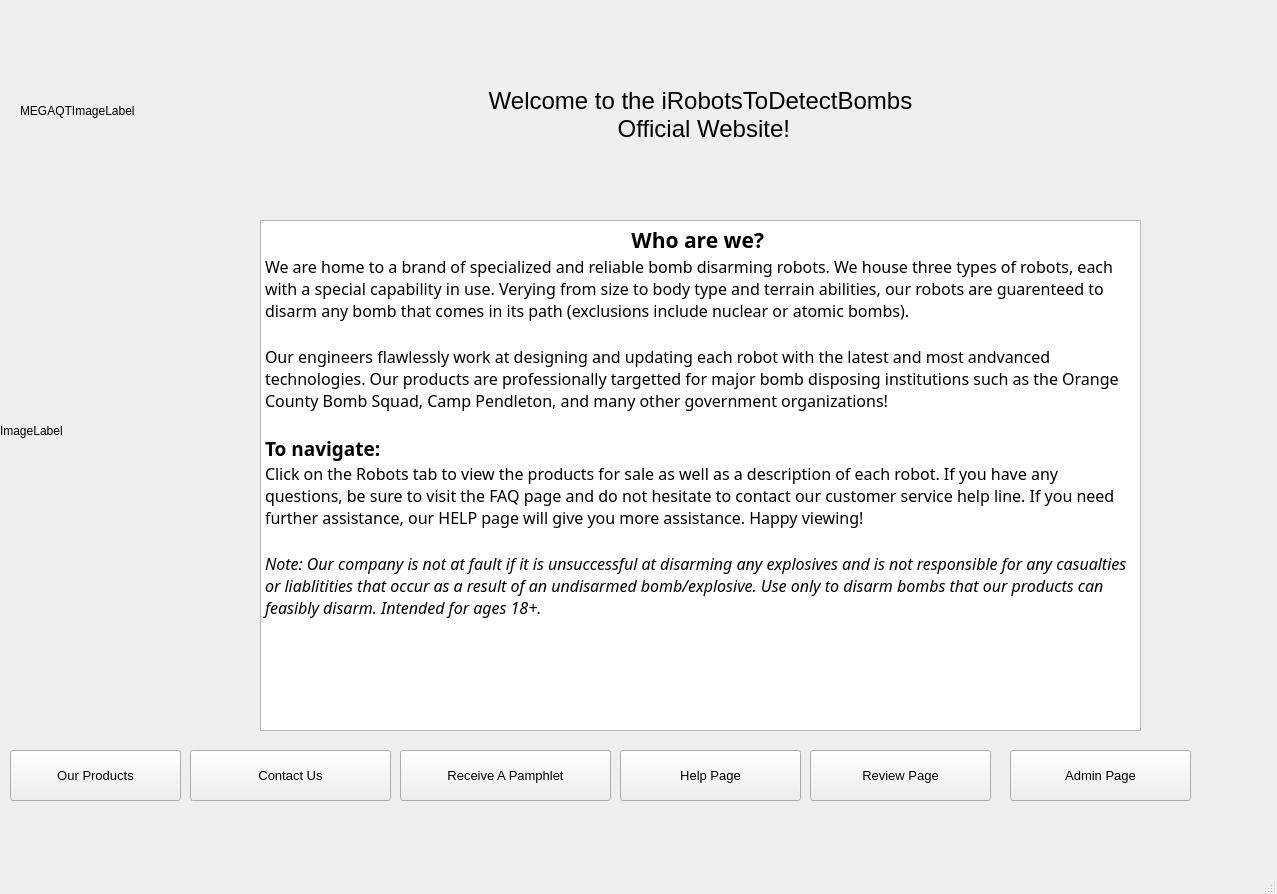
<?xml version="1.0" encoding="UTF-8"?>
<ui version="4.0">
 <class>MainWindow</class>
 <widget class="QMainWindow" name="MainWindow">
  <property name="geometry">
   <rect>
    <x>0</x>
    <y>0</y>
    <width>1277</width>
    <height>894</height>
   </rect>
  </property>
  <property name="windowTitle">
   <string>MainWindow</string>
  </property>
  <property name="styleSheet">
   <string notr="true"/>
  </property>
  <widget class="QWidget" name="centralwidget">
   <widget class="QLabel" name="ImageLabel">
    <property name="geometry">
     <rect>
      <x>0</x>
      <y>10</y>
      <width>1261</width>
      <height>841</height>
     </rect>
    </property>
    <property name="autoFillBackground">
     <bool>true</bool>
    </property>
    <property name="text">
     <string>ImageLabel</string>
    </property>
   </widget>
   <widget class="QLabel" name="WelcomeLabel">
    <property name="geometry">
     <rect>
      <x>350</x>
      <y>20</y>
      <width>701</width>
      <height>191</height>
     </rect>
    </property>
    <property name="font">
     <font>
      <pointsize>20</pointsize>
     </font>
    </property>
    <property name="autoFillBackground">
     <bool>true</bool>
    </property>
    <property name="text">
     <string>&lt;!DOCTYPE HTML PUBLIC &quot;-//W3C//DTD HTML 4.0//EN&quot; &quot;http://www.w3.org/TR/REC-html40/strict.dtd&quot;&gt;
&lt;html&gt;&lt;head&gt;&lt;meta name=&quot;qrichtext&quot; content=&quot;1&quot; /&gt;&lt;style type=&quot;text/css&quot;&gt;
p, li { white-space: pre-wrap; }
&lt;/style&gt;&lt;/head&gt;&lt;body style=&quot; font-family:'MS Shell Dlg 2'; font-size:20pt; font-weight:400; font-style:normal;&quot;&gt;
&lt;p align=&quot;center&quot; style=&quot; margin-top:0px; margin-bottom:0px; margin-left:0px; margin-right:0px; -qt-block-indent:0; text-indent:0px;&quot;&gt;&lt;span style=&quot; font-family:'.AppleSystemUIFont'; font-size:18pt;&quot;&gt;Welcome to the iRobotsToDetectBombs&lt;/span&gt;&lt;/p&gt;
&lt;p align=&quot;center&quot; style=&quot; margin-top:0px; margin-bottom:0px; margin-left:0px; margin-right:0px; -qt-block-indent:0; text-indent:0px;&quot;&gt;&lt;span style=&quot; font-family:'.AppleSystemUIFont'; font-size:18pt;&quot;&gt; Official Website!&lt;/span&gt;&lt;/p&gt;&lt;/body&gt;&lt;/html&gt;</string>
    </property>
    <property name="wordWrap">
     <bool>true</bool>
    </property>
   </widget>
   <widget class="QLabel" name="MEGAQTImageLabel">
    <property name="geometry">
     <rect>
      <x>20</x>
      <y>10</y>
      <width>261</width>
      <height>201</height>
     </rect>
    </property>
    <property name="text">
     <string>MEGAQTImageLabel</string>
    </property>
   </widget>
   <widget class="QTextBrowser" name="HomeTextBrowser">
    <property name="geometry">
     <rect>
      <x>260</x>
      <y>220</y>
      <width>881</width>
      <height>511</height>
     </rect>
    </property>
    <property name="font">
     <font>
      <family>Century Gothic</family>
      <pointsize>16</pointsize>
     </font>
    </property>
    <property name="html">
     <string>&lt;!DOCTYPE HTML PUBLIC &quot;-//W3C//DTD HTML 4.0//EN&quot; &quot;http://www.w3.org/TR/REC-html40/strict.dtd&quot;&gt;
&lt;html&gt;&lt;head&gt;&lt;meta name=&quot;qrichtext&quot; content=&quot;1&quot; /&gt;&lt;style type=&quot;text/css&quot;&gt;
p, li { white-space: pre-wrap; }
&lt;/style&gt;&lt;/head&gt;&lt;body style=&quot; font-family:'Century Gothic'; font-size:16pt; font-weight:400; font-style:normal;&quot;&gt;
&lt;p align=&quot;center&quot; style=&quot; margin-top:0px; margin-bottom:0px; margin-left:0px; margin-right:0px; -qt-block-indent:0; text-indent:0px;&quot;&gt;&lt;span style=&quot; font-weight:600;&quot;&gt;Who are we? &lt;/span&gt;&lt;/p&gt;
&lt;p style=&quot; margin-top:0px; margin-bottom:0px; margin-left:0px; margin-right:0px; -qt-block-indent:0; text-indent:0px;&quot;&gt;&lt;span style=&quot; font-family:'MS Shell Dlg 2'; font-size:12pt;&quot;&gt;We are home to a brand of specialized and reliable bomb disarming robots. We house three types of robots, each with a special capability in use. Verying from size to body type and terrain abilities, our robots are guarenteed to disarm any bomb that comes in its path (exclusions include nuclear or atomic bombs). &lt;/span&gt;&lt;/p&gt;
&lt;p style=&quot;-qt-paragraph-type:empty; margin-top:0px; margin-bottom:0px; margin-left:0px; margin-right:0px; -qt-block-indent:0; text-indent:0px; font-family:'MS Shell Dlg 2'; font-size:12pt;&quot;&gt;&lt;br /&gt;&lt;/p&gt;
&lt;p style=&quot; margin-top:0px; margin-bottom:0px; margin-left:0px; margin-right:0px; -qt-block-indent:0; text-indent:0px;&quot;&gt;&lt;span style=&quot; font-family:'MS Shell Dlg 2'; font-size:12pt;&quot;&gt;Our engineers flawlessly work at designing and updating each robot with the latest and most andvanced technologies. Our products are professionally targetted for major bomb disposing institutions such as the Orange County Bomb Squad, Camp Pendleton, and many other government organizations!&lt;/span&gt;&lt;/p&gt;
&lt;p style=&quot;-qt-paragraph-type:empty; margin-top:0px; margin-bottom:0px; margin-left:0px; margin-right:0px; -qt-block-indent:0; text-indent:0px; font-family:'MS Shell Dlg 2'; font-size:12pt;&quot;&gt;&lt;br /&gt;&lt;/p&gt;
&lt;p style=&quot; margin-top:0px; margin-bottom:0px; margin-left:0px; margin-right:0px; -qt-block-indent:0; text-indent:0px;&quot;&gt;&lt;span style=&quot; font-family:'MS Shell Dlg 2'; font-size:14pt; font-weight:600;&quot;&gt;To navigate:&lt;/span&gt;&lt;/p&gt;
&lt;p style=&quot; margin-top:0px; margin-bottom:0px; margin-left:0px; margin-right:0px; -qt-block-indent:0; text-indent:0px;&quot;&gt;&lt;span style=&quot; font-family:'MS Shell Dlg 2'; font-size:12pt;&quot;&gt;Click on the Robots tab to view the products for sale as well as a description of each robot. If you have any questions, be sure to visit the FAQ page and do not hesitate to contact our customer service help line. If you need further assistance, our HELP page will give you more assistance. Happy viewing!&lt;/span&gt;&lt;/p&gt;
&lt;p style=&quot;-qt-paragraph-type:empty; margin-top:0px; margin-bottom:0px; margin-left:0px; margin-right:0px; -qt-block-indent:0; text-indent:0px; font-family:'MS Shell Dlg 2'; font-size:12pt;&quot;&gt;&lt;br /&gt;&lt;/p&gt;
&lt;p style=&quot; margin-top:0px; margin-bottom:0px; margin-left:0px; margin-right:0px; -qt-block-indent:0; text-indent:0px;&quot;&gt;&lt;span style=&quot; font-family:'MS Shell Dlg 2'; font-size:12pt; font-style:italic;&quot;&gt;Note: Our company is not at fault if it is unsuccessful at disarming any explosives and is not responsible for any casualties or liablitities that occur as a result of an undisarmed bomb/explosive. Use only to disarm bombs that our products can feasibly disarm. Intended for ages 18+.&lt;/span&gt;&lt;/p&gt;&lt;/body&gt;&lt;/html&gt;</string>
    </property>
   </widget>
   <widget class="QPushButton" name="pushButton_RobotPage">
    <property name="geometry">
     <rect>
      <x>10</x>
      <y>750</y>
      <width>171</width>
      <height>51</height>
     </rect>
    </property>
    <property name="font">
     <font>
      <pointsize>10</pointsize>
     </font>
    </property>
    <property name="text">
     <string>Our Products</string>
    </property>
   </widget>
   <widget class="QPushButton" name="pushButton_CustomerService">
    <property name="geometry">
     <rect>
      <x>190</x>
      <y>750</y>
      <width>201</width>
      <height>51</height>
     </rect>
    </property>
    <property name="font">
     <font>
      <pointsize>10</pointsize>
     </font>
    </property>
    <property name="focusPolicy">
     <enum>Qt::NoFocus</enum>
    </property>
    <property name="text">
     <string>Contact Us</string>
    </property>
   </widget>
   <widget class="QPushButton" name="pushButton_HelpPage">
    <property name="geometry">
     <rect>
      <x>620</x>
      <y>750</y>
      <width>181</width>
      <height>51</height>
     </rect>
    </property>
    <property name="font">
     <font>
      <pointsize>10</pointsize>
     </font>
    </property>
    <property name="focusPolicy">
     <enum>Qt::NoFocus</enum>
    </property>
    <property name="text">
     <string>Help Page</string>
    </property>
   </widget>
   <widget class="QPushButton" name="pushButton_AdminPage">
    <property name="geometry">
     <rect>
      <x>1010</x>
      <y>750</y>
      <width>181</width>
      <height>51</height>
     </rect>
    </property>
    <property name="font">
     <font>
      <pointsize>10</pointsize>
     </font>
    </property>
    <property name="text">
     <string>Admin Page</string>
    </property>
   </widget>
   <widget class="QPushButton" name="pushButton_SendPamphlet">
    <property name="geometry">
     <rect>
      <x>400</x>
      <y>750</y>
      <width>211</width>
      <height>51</height>
     </rect>
    </property>
    <property name="font">
     <font>
      <pointsize>10</pointsize>
     </font>
    </property>
    <property name="text">
     <string>Receive A Pamphlet</string>
    </property>
   </widget>
   <widget class="QPushButton" name="pushButton_ReviewPage">
    <property name="geometry">
     <rect>
      <x>810</x>
      <y>750</y>
      <width>181</width>
      <height>51</height>
     </rect>
    </property>
    <property name="font">
     <font>
      <pointsize>10</pointsize>
     </font>
    </property>
    <property name="focusPolicy">
     <enum>Qt::NoFocus</enum>
    </property>
    <property name="text">
     <string>Review Page</string>
    </property>
   </widget>
  </widget>
  <widget class="QStatusBar" name="statusbar"/>
  <widget class="QMenuBar" name="menubar">
   <property name="geometry">
    <rect>
     <x>0</x>
     <y>0</y>
     <width>1277</width>
     <height>21</height>
    </rect>
   </property>
  </widget>
 </widget>
 <resources/>
 <connections/>
</ui>
